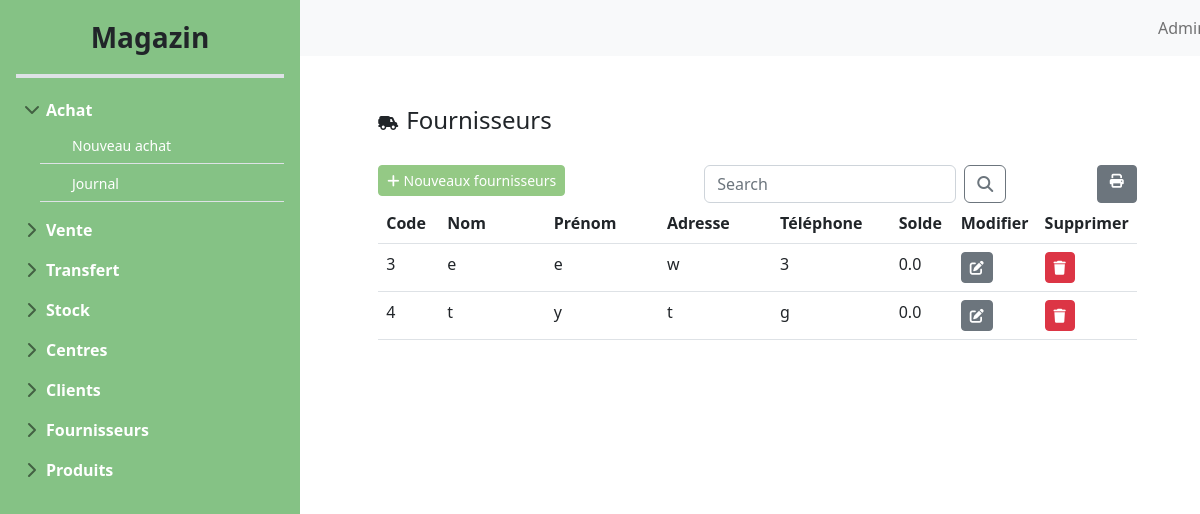
Page /fournisseurList/ on the earlier database version.
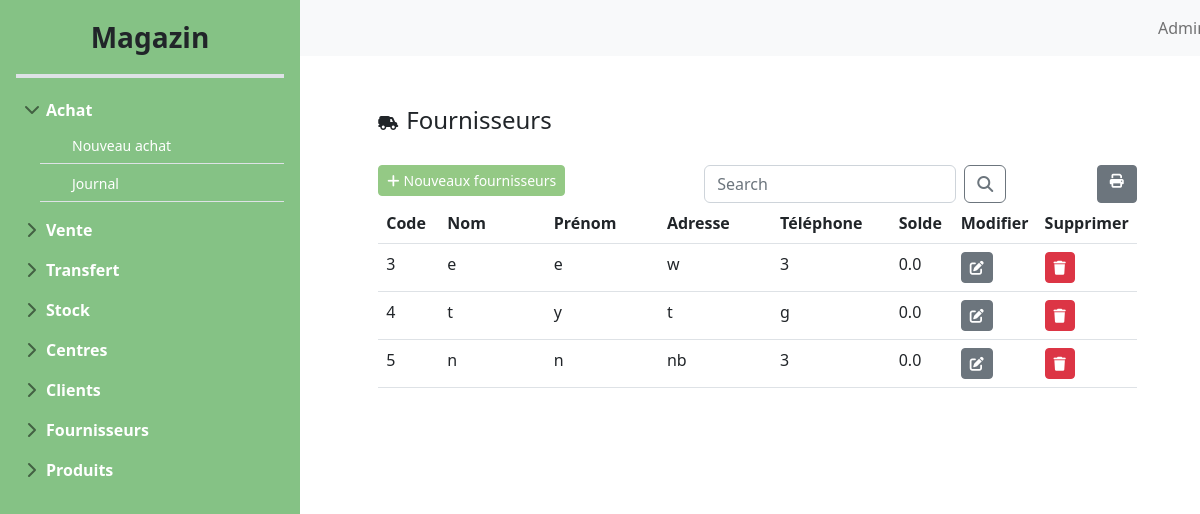
Same page on the later database version.
### main_store/models.py (models this page shows, shortened)
class Fournisseur(models.Model):
    code_f = models.AutoField(primary_key=True)
    nom_f = models.CharField(max_length=50)
    prenom_f = models.CharField(max_length=50)
    adresse_f = models.CharField(max_length=100)
    telephone_f = models.CharField(max_length=50)
    solde = models.FloatField(default=0.0)

### main_store/views.py (the view)
# urls.py: path('fournisseurList/',views.afficher_fournisseur,name='fournisseurList'),
def afficher_fournisseur(request):
    if 'q' in request.GET:
        q=request.GET['q']
        multiple_q=Q(Q(nom_f__icontains=q) | (Q(prenom_f__icontains=q)))
        fournisseurs=Fournisseur.objects.filter(multiple_q)
    else:
        fournisseurs=Fournisseur.objects.all()
    return render(request,"main-store/fournisseurs/FournisseurList.html",{"fournisseurs":fournisseurs})

### templates/main-store/fournisseurs/fournisseurList.html (shortened to what this page needs)
{%extends 'main-store/base/baseStore.html' %}
{%block content%}
<div class="row">
    <div class="col-md-1"></div>
    <div class="col-md-11">
        <div class="d-flex align-items-center" style="padding-top: 50px;">
            <i class="fa-solid fa-truck-field me-2" style="margin-top: 6px;"></i>
            <h4 class="mb-0">Fournisseurs</h4>
        </div>
    </div>
</div>
<div class="row" style="padding-top: 30px;">
    <div class="col-md-1"></div>
    <div class="col-md-10">
        <div class="card border-0">
            <div class="row">
                <div class="col-md-5">
                    <a class="btn btn-secondary btn-sm" id="green-btn" href="{% url 'fournisseurAdd'%}">
                        <i class="fa-solid fa-plus me-1"></i>Nouveaux fournisseurs
                    </a>
                </div>
                <div class="col-md-5">
                    <form class="d-flex">
                        <input class="form-control me-2" name="q" type="search" placeholder="Search"
                            aria-label="Search">
                        <button class="btn btn-outline-secondary" type="submit"><i
                                class="fa-solid fa-magnifying-glass"></i></button>
                    </form>
                </div>
                <div class="col-md-2 d-flex justify-content-end">
                    <a class="btn btn-secondary btn-sm" href="{%url 'fournisseurPrint' %}"><i
                            class="fa-solid fa-print me-1 ms-1"></i></a>
                </div>
            </div>
        </div>
        <table class="table table-hover bg-white">
            <thead>
                <tr>
                    <th>Code</th>
                    <th>Nom</th>
                    <th>Prénom</th>
                    <th>Adresse</th>
                    <th>Téléphone</th>
                    <th>Solde</th>
                    <th> Modifier</th>
                    <th> Supprimer</th>
                </tr>
            </thead>
            <tbody>
                {% for fournisseur in fournisseurs %}
                <tr>
                    <td class="col-md-1">{{fournisseur.code_f}}</td>
                    <td class="col-md-2">{{fournisseur.nom_f}}</td>
                    <td class="col-md-2">{{fournisseur.prenom_f }}</td>
                    <td class="col-md-2">{{fournisseur.adresse_f }}</td>
                    <td class="col-md-2">{{fournisseur.telephone_f}}</td>
                    <td class="col-md-1">{{fournisseur.solde }}</td>
                    <td class="col-md-1"><a class="btn btn-secondary btn-sm"
                            href="{%url 'fournisseurEdit' fournisseur.code_f %}">
                            <i class="fa-solid fa-pen-to-square"></i></a></td>
                    <td class="col-md-1"><a class="btn btn-danger btn-sm"
                            href="{%url 'fournisseurDelete' fournisseur.code_f %}"> <i class="fa-solid fa-trash"></i>
                        </a></td>
                </tr>
                {% endfor %}
            </tbody>
        </table>
    </div>
    <div class="col-md-1"></div>
</div>
{%endblock%}

Differences in the rows shown:
added Fournisseur: code_f "5", nom_f "n", prenom_f "n", adresse_f "nb", telephone_f "3", solde "0.0"
